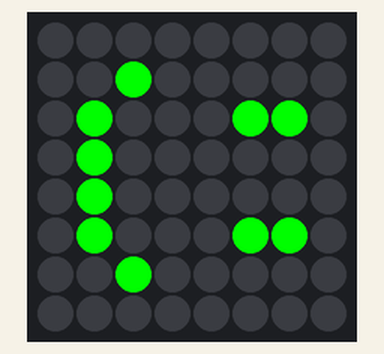
Simulated run of this program. Board: Raspberry Pi (BCM pin numbers) with a Sense HAT. On the bench: the Sense HAT's 8×8 RGB LED matrix.

Above: at 0.1 s.
At 2.1 s:
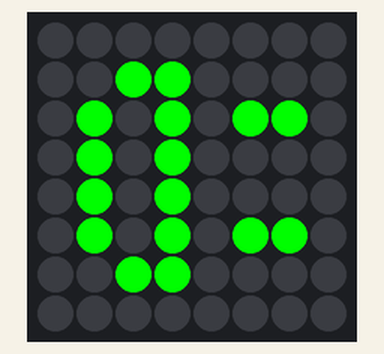

Measured:
- what the display in image 1 shows lasts 2.0 s, from 2.0 s to 4.0 s

The program:

face_90degree_turn.py
```python
from sense_hat import SenseHat
import time

sense = SenseHat()

# 색상 정의
R = (0, 255, 0) # 빨간색
G = (0, 255, 0) # 초록색
B = (0, 0, 255) # 파란색
O = (0, 0, 0)   # LED 끄기
bg = (0,0,0)

def rotate_matrix_90_clockwise(matrix):
    # 8x8 매트릭스를 전제로 함
    size = 8
    rotated_matrix = [0] * (size * size)

    for row in range(size):
        for col in range(size):
            # 시계 방향으로 90도 회전
            rotated_matrix[col * size + (size - 1 - row)] = matrix[row * size + col]

    return rotated_matrix

# 사용 예시


# 얼굴 표정 정의
smile = [
bg, bg, bg, bg, bg, bg, bg, bg,
bg, bg, R, bg, bg, R, bg, bg,
bg, bg, R, bg, bg, R, bg, bg,
bg, bg, bg, bg, bg, bg, bg, bg,
bg, bg, bg, bg, bg, bg, bg, bg,
bg, R, bg, bg, bg, bg, R, bg,
bg, bg, R, R, R, R, bg, bg,
bg, bg, bg, bg, bg, bg, bg, bg
]

surprised = [
bg, bg, bg, bg, bg, bg, bg, bg,
bg, bg, R, bg, bg, R, bg, bg,
bg, bg, R, bg, bg, R, bg, bg,
bg, bg, bg, bg, bg, bg, bg, bg,
bg, R, R, R, R, R, R, bg,
bg, R, bg, bg, bg, bg, R, bg,
bg, bg, R, R, R, R, bg, bg,
bg, bg, bg, bg, bg, bg, bg, bg
]

sad = [
bg, bg, bg, bg, bg, bg, bg, bg,
bg, bg, R, bg, bg, R, bg, bg,
bg, bg, R, bg, bg, R, bg, bg,
bg, bg, bg, bg, bg, bg, bg, bg,
bg, bg, R, R, R, R, bg, bg,
bg, R, bg, bg, bg, bg, R, bg,
bg, bg, R, R, R, R, bg, bg,
bg, bg, bg, bg, bg, bg, bg, bg,
]

rotated_smile = rotate_matrix_90_clockwise(smile)
rotated_surprised = rotate_matrix_90_clockwise(surprised)
rotated_sad = rotate_matrix_90_clockwise(sad)


# 얼굴 표정을 순차적으로 표시하는 함수
def show_faces(faces, delay):
    for face in faces:
        sense.set_pixels(face)
        time.sleep(delay)

# 얼굴 표정 애니메이션을 무한 반복
while True:
    show_faces([rotated_smile, rotated_surprised], 2.0)
```
